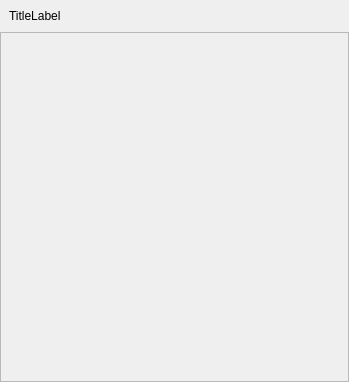
<?xml version="1.0" encoding="UTF-8"?>
<ui version="4.0">
 <class>WareStatusDashboardWidget</class>
 <widget class="QWidget" name="WareStatusDashboardWidget">
  <property name="geometry">
   <rect>
    <x>0</x>
    <y>0</y>
    <width>349</width>
    <height>382</height>
   </rect>
  </property>
  <property name="sizePolicy">
   <sizepolicy hsizetype="Preferred" vsizetype="Preferred">
    <horstretch>0</horstretch>
    <verstretch>0</verstretch>
   </sizepolicy>
  </property>
  <property name="minimumSize">
   <size>
    <width>200</width>
    <height>200</height>
   </size>
  </property>
  <property name="windowTitle">
   <string notr="true"/>
  </property>
  <layout class="QVBoxLayout" name="verticalLayout">
   <property name="spacing">
    <number>0</number>
   </property>
   <property name="leftMargin">
    <number>0</number>
   </property>
   <property name="topMargin">
    <number>0</number>
   </property>
   <property name="rightMargin">
    <number>0</number>
   </property>
   <property name="bottomMargin">
    <number>0</number>
   </property>
   <item>
    <widget class="QFrame" name="OuterFrame">
     <property name="frameShape">
      <enum>QFrame::NoFrame</enum>
     </property>
     <property name="frameShadow">
      <enum>QFrame::Plain</enum>
     </property>
     <layout class="QVBoxLayout" name="verticalLayout_2" stretch="0,1">
      <property name="spacing">
       <number>0</number>
      </property>
      <property name="leftMargin">
       <number>0</number>
      </property>
      <property name="topMargin">
       <number>0</number>
      </property>
      <property name="rightMargin">
       <number>0</number>
      </property>
      <property name="bottomMargin">
       <number>0</number>
      </property>
      <item>
       <layout class="QHBoxLayout" name="horizontalLayout">
        <property name="leftMargin">
         <number>9</number>
        </property>
        <property name="topMargin">
         <number>9</number>
        </property>
        <property name="rightMargin">
         <number>9</number>
        </property>
        <property name="bottomMargin">
         <number>9</number>
        </property>
        <item>
         <widget class="openfluid::ui::common::ElidedLabel" name="TitleLabel">
          <property name="text">
           <string notr="true">TitleLabel</string>
          </property>
         </widget>
        </item>
       </layout>
      </item>
      <item>
       <widget class="QFrame" name="InnerWidget">
        <property name="sizePolicy">
         <sizepolicy hsizetype="Preferred" vsizetype="Preferred">
          <horstretch>0</horstretch>
          <verstretch>0</verstretch>
         </sizepolicy>
        </property>
        <property name="frameShape">
         <enum>QFrame::StyledPanel</enum>
        </property>
        <property name="frameShadow">
         <enum>QFrame::Raised</enum>
        </property>
        <layout class="QVBoxLayout" name="verticalLayout_3" stretch="0">
         <property name="spacing">
          <number>0</number>
         </property>
         <property name="sizeConstraint">
          <enum>QLayout::SetMinimumSize</enum>
         </property>
         <property name="leftMargin">
          <number>6</number>
         </property>
         <property name="topMargin">
          <number>6</number>
         </property>
         <property name="rightMargin">
          <number>6</number>
         </property>
         <property name="bottomMargin">
          <number>6</number>
         </property>
         <item>
          <widget class="QScrollArea" name="ContentsScrollArea">
           <property name="sizePolicy">
            <sizepolicy hsizetype="Expanding" vsizetype="Minimum">
             <horstretch>0</horstretch>
             <verstretch>0</verstretch>
            </sizepolicy>
           </property>
           <property name="frameShape">
            <enum>QFrame::NoFrame</enum>
           </property>
           <property name="widgetResizable">
            <bool>true</bool>
           </property>
           <property name="alignment">
            <set>Qt::AlignLeading|Qt::AlignLeft|Qt::AlignTop</set>
           </property>
           <widget class="QWidget" name="ContentsWidget">
            <property name="geometry">
             <rect>
              <x>0</x>
              <y>0</y>
              <width>335</width>
              <height>293</height>
             </rect>
            </property>
            <property name="sizePolicy">
             <sizepolicy hsizetype="Preferred" vsizetype="MinimumExpanding">
              <horstretch>0</horstretch>
              <verstretch>0</verstretch>
             </sizepolicy>
            </property>
           </widget>
          </widget>
         </item>
        </layout>
       </widget>
      </item>
     </layout>
    </widget>
   </item>
  </layout>
 </widget>
 <customwidgets>
  <customwidget>
   <class>openfluid::ui::common::ElidedLabel</class>
   <extends>QLabel</extends>
   <header location="global">openfluid/ui/common/ElidedLabel.hpp</header>
  </customwidget>
 </customwidgets>
 <resources/>
 <connections/>
</ui>
